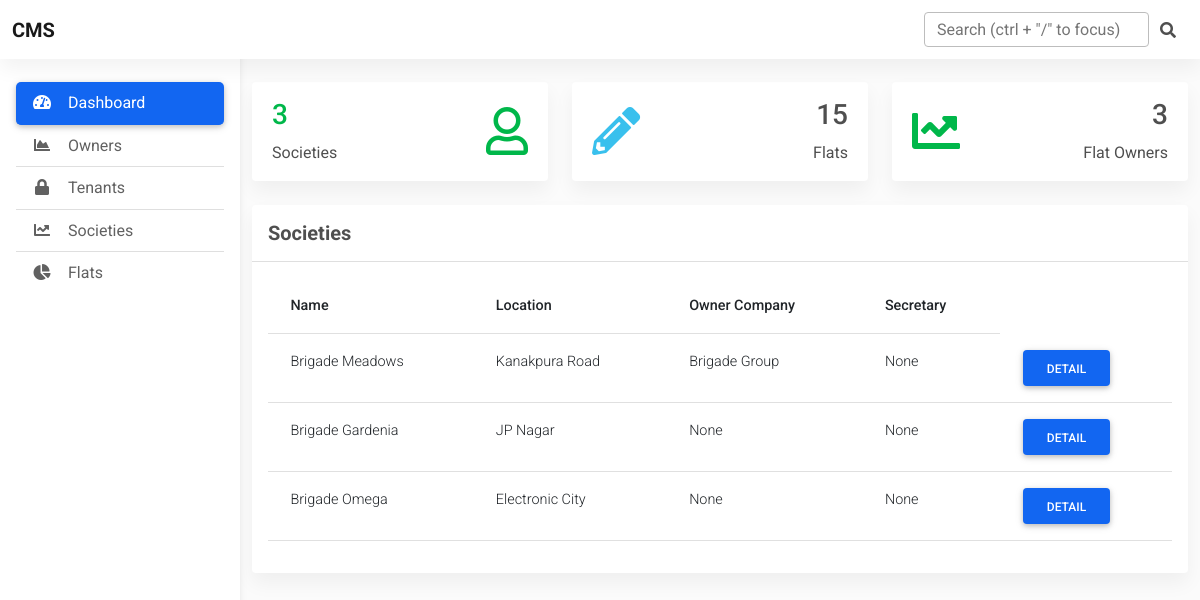
Before: /dashboard/ (signed in) with the older database file.
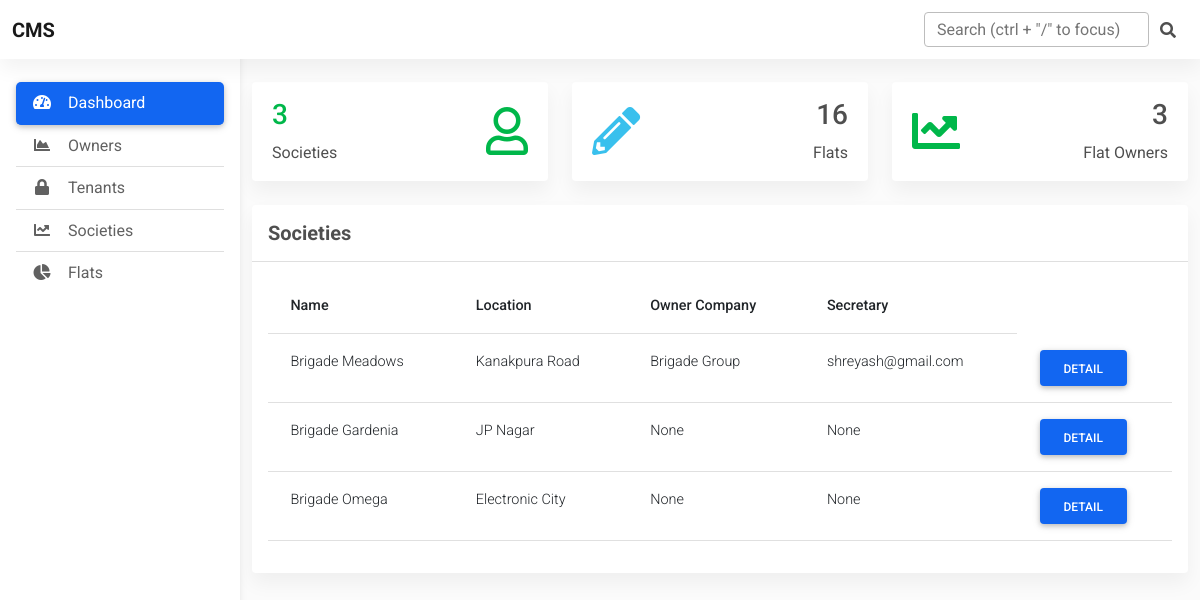
After: the same page with the newer database file.
### society/models.py (models this page shows, shortened)
class Society(models.Model):
    name = models.CharField(max_length=20)
    location = models.CharField(max_length=20)
    image = models.ImageField(upload_to=society_image_upload_path, null=True, blank=True)
    owner_company = models.CharField(max_length=20, null=True , blank=True)
    secretary = models.ForeignKey('accounts.CustomUser', on_delete=models.SET_NULL, null=True, blank=True)
    created_at = models.DateTimeField(auto_now_add=True)
    updated_at = models.DateTimeField(auto_now=True)
    class Meta:
        verbose_name_plural = 'Societies'

### accounts/models.py (models this page shows, shortened)
class CustomUser(AbstractBaseUser, PermissionsMixin):
    first_name = models.CharField(max_length=20)
    last_name = models.CharField(max_length=20,  null=True, blank=True)
    email = models.EmailField(unique=True, primary_key=True)
    occupation = models.CharField(max_length=20, null=True, blank=True)
    phone = models.PositiveIntegerField(unique=True)
    aadhar = models.PositiveIntegerField(unique=True)
    is_admin = models.BooleanField(default=False)
    is_staff = models.BooleanField(default=False)
    is_active = models.BooleanField(default=True)
    created_at = models.DateTimeField(auto_now_add=True)
    updated_at = models.DateTimeField(auto_now=True)
    EMAIL_FIELD = 'email'
    USERNAME_FIELD = 'email'
    REQUIRED_FIELDS = []
    objects = CustomUserManager()

### dashboard/views.py (the view)
# urls.py: path('dashboard/', include('dashboard.urls')),
@login_required
def dashboard(request):
    if not request.user.is_superuser or not request.user.is_staff:
        return HttpResponseRedirect(reverse('home'))
    society_count = Society.objects.all().count()
    flat_count = Flat.objects.all().count()
    owner_count = Owner.objects.all().count()
    societies = Society.objects.all()
    context = {
        'society_count':society_count,
        'flat_count':flat_count,
        'owner_count':owner_count,
        'societies':societies,
    }
    return render(request, 'dashboard/index.html', context=context)

### dashboard/templates/dashboard/index.html (shortened to what this page needs)
{% extends 'dashboard/base.html' %}
{% load static %}
{% block content %}
<div class="row">
  <div class="col-xl-4 col-sm-6 col-12 mb-4">
    <div class="card">
      <div class="card-body">
        <div class="d-flex justify-content-between px-md-1">
          <div>
            <h3 class="text-success">{{society_count}}</h3>
            <p class="mb-0">Societies</p>
          </div>
          <div class="align-self-center">
            <i class="far fa-user text-success fa-3x"></i>
          </div>
        </div>
      </div>
    </div>
  </div>
  <div class="col-xl-4 col-sm-6 col-12 mb-4">
    <div class="card">
      <div class="card-body">
        <div class="d-flex justify-content-between px-md-1">
          <div class="align-self-center">
            <i class="fas fa-pencil-alt text-info fa-3x"></i>
          </div>
          <div class="text-end">
            <h3>{{flat_count}}</h3>
            <p class="mb-0">Flats</p>
          </div>
        </div>
      </div>
    </div>
  </div>
  <div class="col-xl-4 col-sm-6 col-12 mb-4">
    <div class="card">
      <div class="card-body">
        <div class="d-flex justify-content-between px-md-1">
          <div class="align-self-center">
            <i class="fas fa-chart-line text-success fa-3x"></i>
          </div>
          <div class="text-end">
            <h3>{{owner_count}}</h3>
            <p class="mb-0">Flat Owners</p>
          </div>
        </div>
      </div>
    </div>
  </div>
</div>
<section class="mb-4">
  <div class="card">
    <div class="card-header text-left py-3">
      <h5 class="mb-0 text-left">
        <strong>Societies</strong>
      </h5>
    </div>
    <div class="card-body">
      <div class="table-responsive">
        <table class="table table-hover text-nowrap">
          <thead>
            <tr>
              <th scope="col">Name</th>
              <th scope="col">Location</th>
              <th scope="col">Owner Company</th>
              <th scope="col">Secretary</th>
            </tr>
          </thead>
          <tbody>
              {% for society in societies %}
            <tr>
              <td>{{society.name}}</td>
              <td>{{society.location}}</td>
              <td>{{society.owner_company}}</td>
              <td>{{society.secretary}}</td>
              <td>
                <a href="{% url 'society-detail' society.id %}" type="button" class="btn btn-primary">Detail</a>
              </td>
            </tr>
            {% endfor %}
          </tbody>
        </table>
      </div>
    </div>
  </div>
</section>
{% endblock %}

Changed rows visible on the page:
changed Society "Brigade Meadows": secretary "None" → "shreyash@gmail.com"
Other visible differences:
{{ flat_count }}: "15" → "16"
